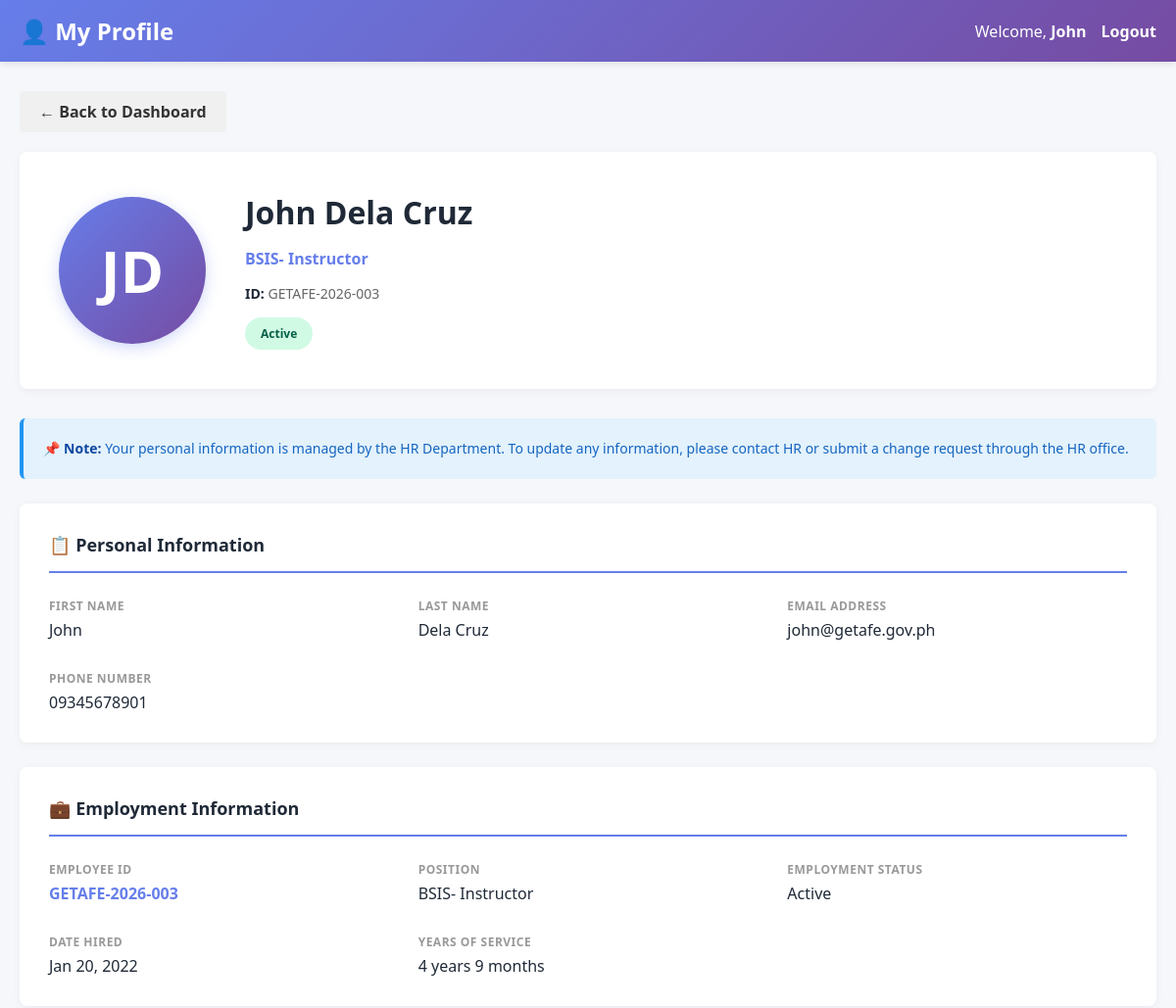
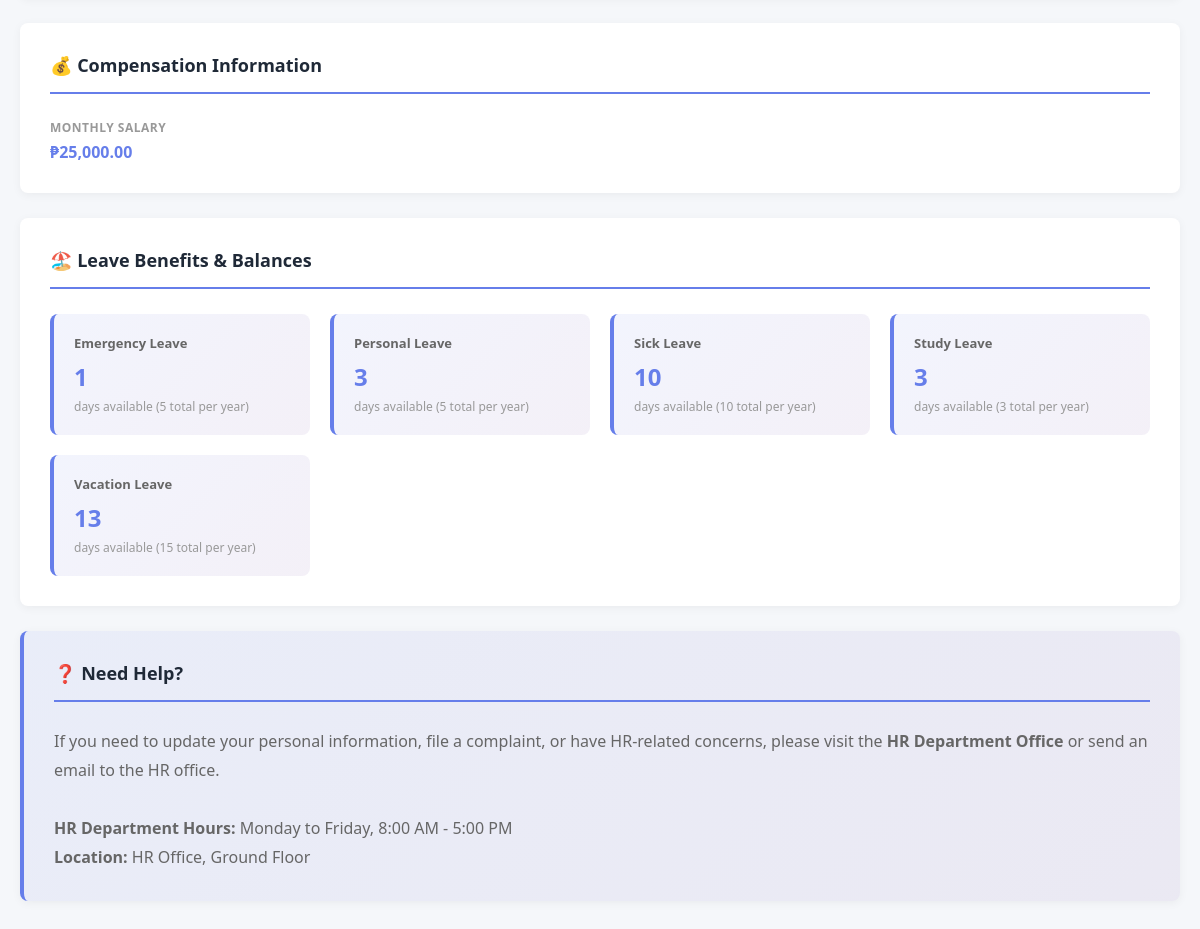
The page /hrgetafee-simple/employee/view_profile.php (signed in) on the database its author committed (2 pictures, top to bottom).
### tables this page shows
CREATE TABLE `employees` (
  `employee_id` int(11) NOT NULL,
  `employee_code` varchar(20) NOT NULL,
  `first_name` varchar(50) NOT NULL,
  `last_name` varchar(50) NOT NULL,
  `email` varchar(100) NOT NULL,
  `phone` varchar(20) DEFAULT NULL,
  `position` varchar(100) DEFAULT NULL,
  `employment_type` enum('Regular','Casual','Job Order','COS') DEFAULT 'Regular',
  `salary` decimal(10,2) DEFAULT NULL,
  `date_hired` date DEFAULT NULL,
  `status` enum('active','inactive') DEFAULT 'active',
  `created_at` timestamp NOT NULL DEFAULT current_timestamp(),
  `updated_at` timestamp NOT NULL DEFAULT current_timestamp() ON UPDATE current_timestamp(),
  `department` varchar(100) DEFAULT NULL,
  `qr_code` varchar(255) DEFAULT NULL,
  `qr_generated_date` datetime DEFAULT NULL
);

CREATE TABLE `leave_types` (
  `leave_type_id` int(11) NOT NULL,
  `leave_type_name` varchar(50) NOT NULL,
  `max_days_per_year` int(11) DEFAULT NULL,
  `description` text DEFAULT NULL,
  `created_at` timestamp NOT NULL DEFAULT current_timestamp(),
  `is_deleted` tinyint(1) DEFAULT 0,
  `deleted_at` timestamp NULL DEFAULT NULL,
  `deleted_by` int(11) DEFAULT NULL
);

### hrgetafee-simple/includes/functions.php (called while the page is built, shortened)
<?php
function get_employee_info($conn, $employee_id) {
    $stmt = $conn->prepare("SELECT * FROM employees WHERE employee_id = ? LIMIT 1");
    $stmt->bind_param("i", $employee_id);
    $stmt->execute();
    $res = $stmt->get_result();
    $row = $res->fetch_assoc();
    return $row ?: null;
}
function format_date($date) {
    return date('M d, Y', strtotime($date));
}
function calculate_leave_balance($conn, $employee_id, $leave_type_id) {
    $current_year = date('Y');
    $stmt = $conn->prepare("SELECT max_days_per_year FROM leave_types WHERE leave_type_id = ? LIMIT 1");
    $stmt->bind_param("i", $leave_type_id);
    $stmt->execute();
    $res = $stmt->get_result();
    $row = $res->fetch_assoc();
    $max_days = isset($row['max_days_per_year']) ? intval($row['max_days_per_year']) : 0;
    $stmt = $conn->prepare("SELECT COALESCE(SUM(number_of_days), 0) as used_days FROM leave_requests WHERE employee_id = ? AND leave_type_id = ? AND YEAR(start_date) = ?");
    $stmt->bind_param("iii", $employee_id, $leave_type_id, $current_year);
    $stmt->execute();
    $res = $stmt->get_result();
    $used_row = $res->fetch_assoc();
    $used_days = isset($used_row['used_days']) ? intval($used_row['used_days']) : 0;
    return max(0, $max_days - $used_days);
}
?>

### hrgetafee-simple/employee/view_profile.php (the view, shortened to what this page needs)
<?php
require_once '../config/database.php';
require_once '../includes/functions.php';
$employee_id = $_SESSION['employee_id'];
$employee = get_employee_info($conn, $employee_id);
?>
<!DOCTYPE html>
<html lang="en">
<head>
</head>
<body>
    <div class="navbar">
        <h2>👤 My Profile</h2>
        <div class="navbar-user">
            <span>Welcome, <strong><?php echo htmlspecialchars($employee['first_name']); ?></strong></span>
            <a href="../logout.php">Logout</a>
        </div>
    </div>
    <div class="container">
        <a href="dashboard.php" class="back-btn">← Back to Dashboard</a>
        <div class="profile-header">
            <div class="profile-avatar">
                <?php echo strtoupper(substr($employee['first_name'], 0, 1) . substr($employee['last_name'], 0, 1)); ?>
            </div>
            <div class="profile-main">
                <h1 class="profile-name"><?php echo htmlspecialchars($employee['first_name'] . ' ' . $employee['last_name']); ?></h1>
                <p class="profile-subtitle"><?php echo htmlspecialchars($employee['position'] ?? 'N/A'); ?></p>
                <div class="profile-id">
                    <span><strong>ID:</strong> <?php echo htmlspecialchars($employee['employee_code']); ?></span>
                </div>
                <div>
                    <span class="status-badge <?php echo $employee['status'] === 'active' ? 'status-active' : 'status-inactive'; ?>">
                        <?php echo ucfirst($employee['status']); ?>
                    </span>
                </div>
            </div>
        </div>
        <div class="alert-box">
            <strong>📌 Note:</strong> Your personal information is managed by the HR Department. To update any information, please contact HR or submit a change request through the HR office.
        </div>
        <div class="info-card">
            <div class="card-title">📋 Personal Information</div>
            <div class="info-grid">
                <div class="info-row">
                    <span class="info-label">First Name</span>
                    <span class="info-value"><?php echo htmlspecialchars($employee['first_name']); ?></span>
                </div>
                <div class="info-row">
                    <span class="info-label">Last Name</span>
                    <span class="info-value"><?php echo htmlspecialchars($employee['last_name']); ?></span>
                </div>
                <div class="info-row">
                    <span class="info-label">Email Address</span>
                    <span class="info-value"><?php echo htmlspecialchars($employee['email'] ?? 'Not provided'); ?></span>
                </div>
                <div class="info-row">
                    <span class="info-label">Phone Number</span>
                    <span class="info-value"><?php echo htmlspecialchars($employee['phone'] ?? 'Not provided'); ?></span>
                </div>
            </div>
        </div>
        <div class="info-card">
            <div class="card-title">💼 Employment Information</div>
            <div class="info-grid">
                <div class="info-row">
                    <span class="info-label">Employee ID</span>
                    <span class="info-value highlight"><?php echo htmlspecialchars($employee['employee_code']); ?></span>
                </div>
                <div class="info-row">
                    <span class="info-label">Position</span>
                    <span class="info-value"><?php echo htmlspecialchars($employee['position'] ?? 'N/A'); ?></span>
                </div>
                <div class="info-row">
                    <span class="info-label">Employment Status</span>
                    <span class="info-value"><?php echo ucfirst($employee['status']); ?></span>
                </div>
                <div class="info-row">
                    <span class="info-label">Date Hired</span>
                    <span class="info-value"><?php echo $employee['date_hired'] ? format_date($employee['date_hired']) : 'N/A'; ?></span>
                </div>
                <div class="info-row">
                    <span class="info-label">Years of Service</span>
                    <span class="info-value">
                        <?php
                            if ($employee['date_hired']) {
                                $hired = new DateTime($employee['date_hired']);
                                $today = new DateTime();
                                $interval = $hired->diff($today);
                                echo $interval->y . ' year' . ($interval->y !== 1 ? 's' : '') . ' ' . $interval->m . ' month' . ($interval->m !== 1 ? 's' : '');
                            } else {
                                echo 'N/A';
                            }
                        ?>
                    </span>
                </div>
            </div>
        </div>
        <div class="info-card">
            <div class="card-title">💰 Compensation Information</div>
            <div class="info-grid">
                <div class="info-row">
                    <span class="info-label">Monthly Salary</span>
                    <span class="info-value highlight">₱<?php echo number_format($employee['salary'] ?? 0, 2); ?></span>
                </div>
            </div>
        </div>
        <div class="info-card">
            <div class="card-title">🏖️ Leave Benefits & Balances</div>
            <?php
            $stmt = $conn->prepare("SELECT * FROM leave_types WHERE is_deleted = FALSE ORDER BY leave_type_name ASC");
            $stmt->execute();
            $result = $stmt->get_result();
            $leave_types = $result->fetch_all(MYSQLI_ASSOC);
            ?>
            <div class="benefits-grid">
                <?php foreach ($leave_types as $leave): ?>
                    <?php $balance = calculate_leave_balance($conn, $employee_id, $leave['leave_type_id']); ?>
                    <div class="benefit-card">
                        <div class="benefit-label"><?php echo htmlspecialchars($leave['leave_type_name']); ?></div>
                        <div class="benefit-value"><?php echo $balance; ?></div>
                        <div class="benefit-unit">days available (<?php echo $leave['max_days_per_year']; ?> total per year)</div>
                    </div>
                <?php endforeach; ?>
            </div>
        </div>
        <div class="info-card" style="background: linear-gradient(135deg, #667eea15 0%, #764ba215 100%); border-left: 4px solid #667eea;">
            <div class="card-title" style="border-bottom-color: #667eea;">❓ Need Help?</div>
            <p style="color: #666; line-height: 1.8; margin: 0;">
                If you need to update your personal information, file a complaint, or have HR-related concerns, please visit the <strong>HR Department Office</strong> or send an email to the HR office.
                <br><br>
                <strong>HR Department Hours:</strong> Monday to Friday, 8:00 AM - 5:00 PM
                <br>
                <strong>Location:</strong> HR Office, Ground Floor
            </p>
        </div>
    </div>
</body>
</html>

### hrgetafee-simple/employee/view_profile.php (style rules this page uses)
* { margin: 0; padding: 0; box-sizing: border-box; }
body { font-family: 'Segoe UI', Tahoma, Verdana, sans-serif; background: #f5f7fa; }
.navbar { background: linear-gradient(135deg, #667eea 0%, #764ba2 100%); color: white; padding: 15px 20px; display: flex; justify-content: space-between; align-items: center; box-shadow: 0 2px 8px rgba(0,0,0,0.1); }
.navbar h2 { margin: 0; font-size: 24px; }
.navbar-user { display: flex; gap: 15px; align-items: center; }
.navbar-user a { color: white; text-decoration: none; font-weight: 600; }
.container { max-width: 1200px; margin: 0 auto; padding: 30px 20px; }
.back-btn { display: inline-block; padding: 10px 20px; background: #f0f0f0; color: #333; text-decoration: none; border-radius: 4px; font-weight: 600; margin-bottom: 20px; transition: 0.3s; }
.profile-header { background: white; padding: 40px; border-radius: 8px; box-shadow: 0 2px 10px rgba(0,0,0,0.05); margin-bottom: 30px; display: grid; grid-template-columns: auto 1fr; gap: 40px; align-items: center; }
.profile-avatar { width: 150px; height: 150px; background: linear-gradient(135deg, #667eea 0%, #764ba2 100%); border-radius: 50%; display: flex; align-items: center; justify-content: center; font-size: 60px; font-weight: bold; color: white; box-shadow: 0 4px 15px rgba(102, 126, 234, 0.3); }
.profile-main { display: flex; flex-direction: column; gap: 15px; }
.profile-name { font-size: 32px; font-weight: 700; color: #1f2937; margin: 0; }
.profile-subtitle { font-size: 16px; color: #667eea; font-weight: 600; }
.profile-id { display: flex; gap: 20px; font-size: 14px; flex-wrap: wrap; }
.profile-id span { color: #666; }
.profile-id strong { color: #1f2937; font-weight: 600; }
.status-badge { display: inline-block; padding: 8px 16px; border-radius: 20px; font-size: 12px; font-weight: 600; width: fit-content; }
.status-active { background: #d1fae5; color: #065f46; }
.info-card { background: white; padding: 30px; border-radius: 8px; box-shadow: 0 2px 10px rgba(0,0,0,0.05); margin-bottom: 25px; }
.card-title { font-size: 18px; font-weight: 700; color: #1f2937; margin-bottom: 25px; padding-bottom: 15px; border-bottom: 2px solid #667eea; }
.info-grid { display: grid; grid-template-columns: repeat(auto-fit, minmax(300px, 1fr)); gap: 30px; }
.info-row { display: flex; flex-direction: column; gap: 5px; }
.info-label { font-size: 12px; font-weight: 700; color: #999; text-transform: uppercase; letter-spacing: 0.5px; }
.info-value { font-size: 16px; color: #1f2937; font-weight: 500; }
.info-value.highlight { color: #667eea; font-weight: 600; }
.benefits-grid { display: grid; grid-template-columns: repeat(auto-fit, minmax(250px, 1fr)); gap: 20px; margin-top: 20px; }
.benefit-card { background: linear-gradient(135deg, #667eea15 0%, #764ba215 100%); padding: 20px; border-radius: 8px; border-left: 4px solid #667eea; }
.benefit-label { font-size: 13px; color: #666; margin-bottom: 8px; font-weight: 600; }
.benefit-value { font-size: 24px; font-weight: 700; color: #667eea; }
.benefit-unit { font-size: 12px; color: #999; margin-top: 5px; }
.alert-box { background: #e3f2fd; border-left: 4px solid #2196f3; padding: 20px; border-radius: 6px; color: #1565c0; font-size: 14px; line-height: 1.6; margin-bottom: 25px; }
.alert-box strong { color: #0d47a1; }

### rows shown on the page
employees: first_name "John", first_name+last_name "JD", first_name+last_name "John Dela Cruz", position "BSIS- Instructor", employee_code "GETAFE-2026-003", status "Active", last_name "Dela Cruz", email "john@getafe.gov.ph", phone "09345678901", date_hired "Jan 20, 2022", date_hired "4", date_hired "9", salary "25,000.00"
leave_types: leave_type_name "Emergency Leave", balance "1", max_days_per_year "5", leave_type_id "3"
leave_types: leave_type_name "Personal Leave", max_days_per_year "5"
leave_types: leave_type_name "Sick Leave", balance "10", max_days_per_year "10"
leave_types: leave_type_name "Study Leave", max_days_per_year "3"
leave_types: leave_type_name "Vacation Leave", balance "13", max_days_per_year "15"
